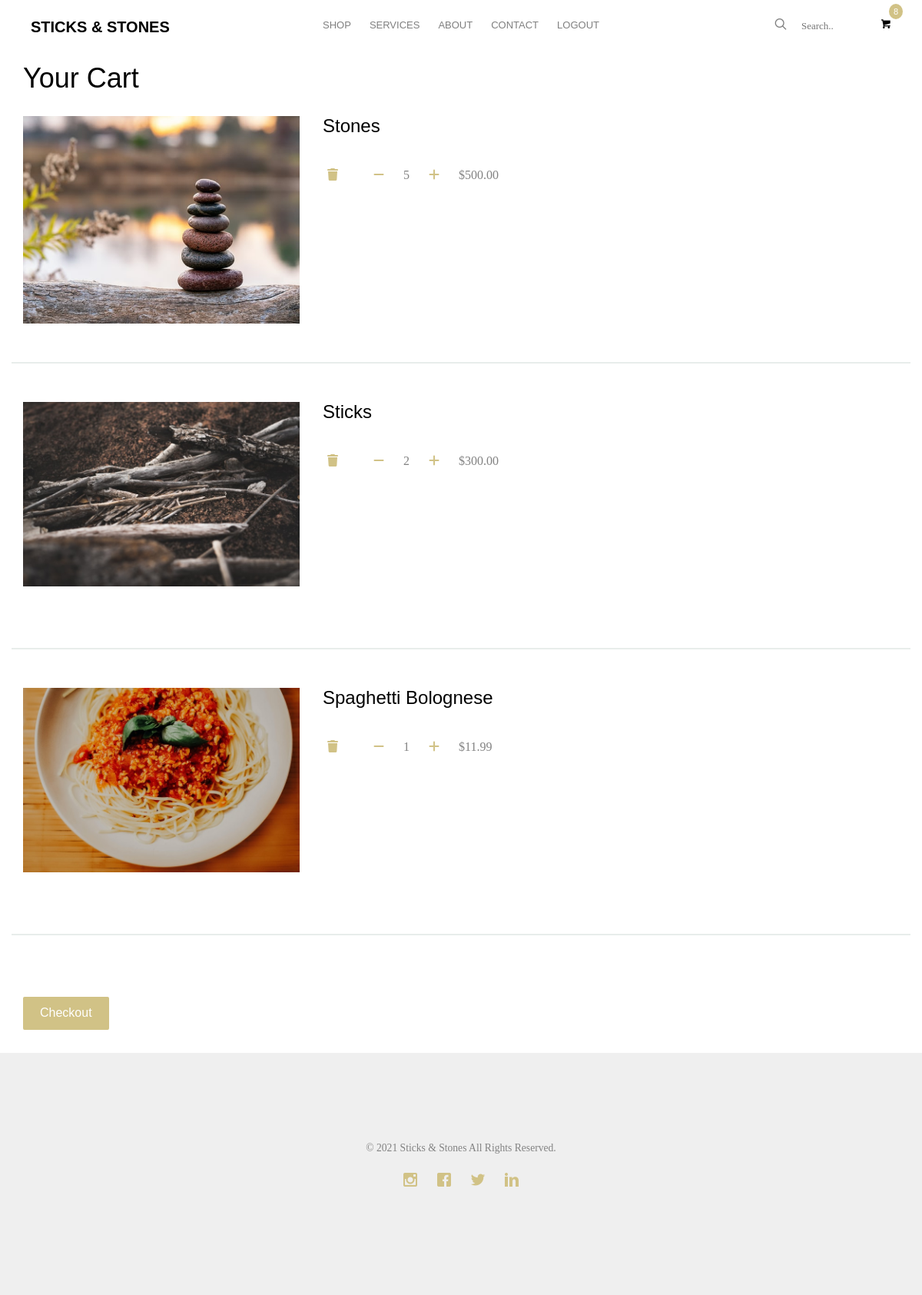
Screenshot of /cart (signed in) with the database file from the repository.
### main.py (models this page shows)
class Product(db.Model):
    __tablename__ = "products"
    id = db.Column(db.Integer, primary_key=True)
    name = db.Column(db.String(1000), unique=True)
    price = db.Column(db.Float, nullable=False)
    main_image = db.Column(db.String(1000), nullable=False, unique=True)
    description = db.Column(db.Text, nullable=False)
    specification = db.Column(db.Text, nullable=False)
    side_images = relationship("ProductImages", back_populates="parent_product")
    reviews = relationship("Review", back_populates="parent_product")
    cart = relationship("CartItem", back_populates="product")

### main.py (the view)
@app.route("/cart")
def cart():
    item_num = 0
    if current_user.is_authenticated:
        user_cart = current_user.user_cart
        item_num = len(user_cart)
        item_names = [item.product.name for item in user_cart if item.product is not None]
        df = pd.Series(item_names).value_counts()
        item_dict = df.to_dict()
        for item in item_dict:
            item_product = Product.query.filter_by(name=item).first()
            item_dict[item] = {
                "num": int(item_dict[item]),
                "image": item_product.main_image,
                "name": item_product.name,
                "price": item_product.price * int(item_dict[item]),
            }
        return render_template("checkout.html", item_num=item_num, items=item_dict, Product=Product)
    else:
        return render_template("checkout.html", item_num=item_num)

### main.py (called while the page is built)
@login_manager.user_loader
def load_user(user_id):
    return User.query.get(int(user_id))

### templates/checkout.html (shortened to what this page needs)
<!DOCTYPE HTML>
<html>
	<head>
	<link rel="stylesheet" href="{{ url_for('static', filename='css/animate.css') }}">
	<link rel="stylesheet" href="{{ url_for('static', filename='css/icomoon.css') }}">
	<link rel="stylesheet" href="{{ url_for('static', filename='css/bootstrap.css') }}">
	<link rel="stylesheet" href="{{ url_for('static', filename='css/flexslider.css') }}">
	<link rel="stylesheet" href="{{ url_for('static', filename='css/owl.carousel.min.css') }}">
	<link rel="stylesheet" href="{{ url_for('static', filename='css/owl.theme.default.min.css') }}">
	<link rel="stylesheet" href="{{ url_for('static', filename='css/style.css') }}">
	</head>
  <body>
	<div id="page">
	<nav class="fh5co-nav" role="navigation">
		<div class="container">
			<div class="row">
				<div class="col-md-3 col-xs-2">
					<div id="fh5co-logo"><a href="{{url_for('home')}}">Sticks & Stones</a></div>
				</div>
				<div class="col-md-6 col-xs-6 text-center menu-1">
					<ul>
						<li>
							<a href="{{url_for('product')}}">Shop</a>
						</li>
						<li>
							<a href="{{url_for('services')}}">Services</a>
						</li>
						<li>
							<a href="{{url_for('about')}}">About</a>
						</li>
						<li>
							<a href="{{url_for('contact')}}">Contact</a>
						</li>
						{% if not current_user.is_authenticated: %}
						<li>
							<a href="{{ url_for('login') }}">Login</a>
						</li>
						<li>
							<a href="{{ url_for('register') }}">Register</a>
						</li>
						{% else: %}
						<li>
							<a href="{{ url_for('logout') }}">Logout</a>
						</li>
						{% endif %}
					</ul>
				</div>
				<div class="col-md-3 col-xs-4 text-right hidden-xs menu-2">
					<ul>
						<li class="search">
							<div class="input-group">
						      <form method="POST" action="{{url_for('search')}}" enctype="multipart/form-data" class="element-margin" novalidate>
								  <input type="text" placeholder="Search.." name="search_text">
								  <span class="input-group-btn">
									<button class="btn btn-primary" type="submit"><i class="icon-search"></i></button>
								  </span>
								</form>
						    </div>
						</li>
						<li class="shopping-cart"><a href="{{url_for('cart')}}" class="cart"><span><small>{{item_num}}</small><i class="icon-shopping-cart"></i></span></a></li>
					</ul>
				</div>
			</div>
		</div>
	</nav>
{% if not current_user.is_authenticated: %}
	<div class="container">
      <div class="row">
		<h1 class="empty-cart">Sign in or sign up to add stuff to your cart.</h1>
      </div>
      <a href="{{url_for('login')}}"><button class="continue-shopping btn btn-primary float-right" style="margin-bottom:30px;">Sign In To Your Account</button></a>
   		<a href="{{url_for('register')}}"><button class="continue-shopping btn btn-primary float-right" style="margin-bottom:30px;">Sign Up</button></a>
    </div>
{% elif item_num != 0: %}
    <div class="container">
		<h1 class="cart-title">Your Cart</h1>
      <div class="row">
		{% for item in items %}
		  <div class="col-lg-4 col-md-6 col-sm-12">
			<img class="cart-item-image"
			  src="{{url_for('static', filename='images/' + items[item]['image'])}}"
			  alt="The image of {{items[item]['name']}}"
			/>
		  </div>
		  <div class="description col-lg-8 col-md-6 col-sm-12">
			<div class="description-text">
				<h3>{{items[item]['name']}}</h3>
				<a href="{{url_for('delete_all_from_cart', cart_item_name=items[item]['name'])}}"><button class="remove-button"><i class="fas fa-trash"></i></button></a>
				<a href="{{url_for('delete_from_cart', cart_item_name=items[item]['name'])}}"><button class="plus-minus"><i class="fas fa-minus"></i></button></a>
				<span>{{items[item]['num']}}</span>
				<a href="{{url_for('add_to_cart', product_id=Product.query.filter_by(name=items[item]['name']).first().id, location='cart', num=1)}}"><button class="plus-minus"><i class="fas fa-plus"></i></button></a>
				{% if (items[item]['price']|string).split(".")[1]|length == 1: %}
					<span class="total-price">${{items[item]['price']}}0</span>
				{% else: %}
					<span class="total-price">${{items[item]['price']}}</span>
				{% endif %}
			  </div>
		  </div>
		<hr style="border:1px solid; background-color: #e8edeb; color: #e8edeb; margin-bottom: 50px;">
		{% endfor %}
      </div>
      <button id="checkout-button" class="checkout-button btn btn-primary float-right" style="margin-bottom:30px;">Checkout</button>
    </div>
{% endif %}
  </body>
{% include "footer.html"%}

### static/css/icomoon.css (style rules this page uses)
[class^="icon-"], [class*=" icon-"] { font-family: 'icomoon' !important; speak: none; font-style: normal; font-weight: normal; font-variant: normal; text-transform: none; line-height: 1; -webkit-font-smoothing: antialiased; -moz-osx-font-smoothing: grayscale; }
.icon-search:before { content: "\e036"; }
.icon-shopping-cart:before { content: "\ea13"; }

### rows the page displays
Product: name+main_image (picture), name "Stones", name "5", name "500.0"
Product: name+main_image (picture), name "Sticks", name "2", name "300.0"
Product: name+main_image (picture), name "Spaghetti Bolognese", name "1", name "11.99"

### other values shown
{{ item_num }} "8"
